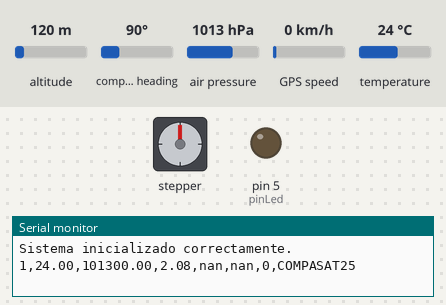
The sketch below on a simulated Arduino Uno, built with avr-gcc and run on an emulated ATmega328P. On the bench: stepper motor, output pins drawn as LEDs (lit = HIGH), the last lines printed to the serial monitor. Wiring (inferred from the names in the program): stepper motor (2048 steps per turn assumed): coils pin 3, pin 4, pin 6, pin 7. The test bench sets the inputs (shaded band); at power-on: altitude 120 m, compass heading 90°, air pressure 1013 hPa, GPS speed 0 km/h, temperature 24 °C. Storage starts empty; the GPS gets a fix after 3 s at 37.7749, -122.4194 with 8 satellites; pins used as bus, display or sensor lines are not drawn.

Above: at 0.2 s.
At 4.7 s:
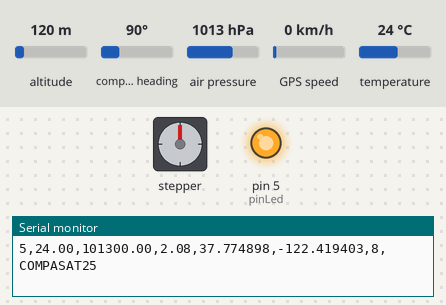
At 17.3 s:
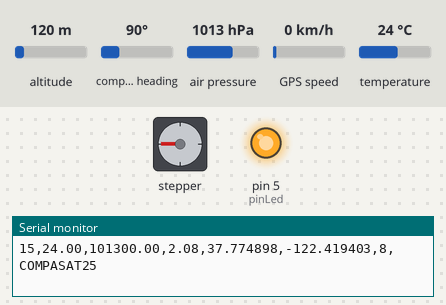
At 38.1 s:
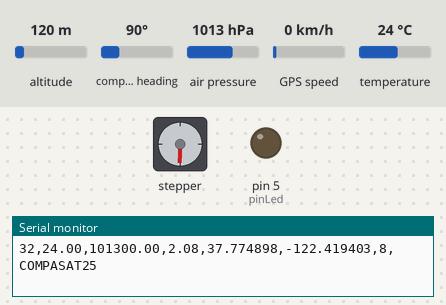
Timing chart, 0 to 40.0 s (numbered marks = the images above):
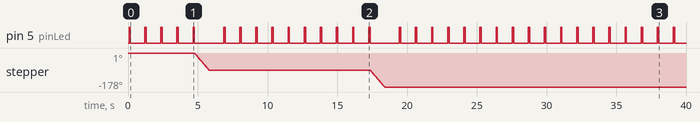

Measured:
- by itself, pin 5 (pinLed): LOW → HIGH at 0.07 s, → LOW 0.10 s later, → HIGH 1.0 s later, → LOW 0.10 s later, … (66 changes in this stretch)
- by itself, stepper: turns 89° counter-clockwise in 1.0 s, then 89° counter-clockwise in 1.0 s

The sketch:

COMPASAT25_v04_Stepper.ino
```cpp
#include <Wire.h>
#include <Adafruit_BMP280.h>
#include <SPI.h>
#include <SdFat.h>
#include <TinyGPS++.h>
#include <AltSoftSerial.h>

// Configuración para BMP280
Adafruit_BMP280 bmp;

// Configuración para SD utilizando SdFat
SdFat sd;
SdFile logFile;
const int chipSelect = 10; // Pin CS de la tarjeta SD

// Configuración de LED
int pinLed = 5; // Pin del LED indicador
int idPaquete = 1; // Contador de paquetes

// Configuración para GPS
AltSoftSerial altSerial; // Crear objeto AltSoftSerial
TinyGPSPlus gps; // Objeto de la librería TinyGPS++

// Configuración del motor paso a paso
const int motorPin1 = 3;
const int motorPin2 = 4;
const int motorPin3 = 6;
const int motorPin4 = 7;
int motorSpeed = 1000;
int stepCounter = 0;
int stepsPerRev = 4076;
int stepsPer90 = stepsPerRev / 4;
const int numSteps = 8;
const int stepsLookup[8] = { B1000, B1100, B0100, B0110, B0010, B0011, B0001, B1001 };

void setup() {
  // Inicialización del puerto serie
  Serial.begin(9600);
  while (!Serial);

  // Inicialización del BMP280
  if (!bmp.begin()) {
    Serial.println("Error: No se encontró el BMP280. Revisa el cableado.");
    while (1);
  }
  bmp.setSampling(Adafruit_BMP280::MODE_NORMAL,
                  Adafruit_BMP280::SAMPLING_X2,
                  Adafruit_BMP280::SAMPLING_X16,
                  Adafruit_BMP280::FILTER_X16,
                  Adafruit_BMP280::STANDBY_MS_500);

  // Inicialización de la tarjeta SD utilizando SdFat
  if (!sd.begin(chipSelect, SD_SCK_MHZ(50))) {
    Serial.println("Error: Inicialización de la tarjeta SD fallida.");
    while (1);
  }
  if (!logFile.open("COMPASAT.txt", O_CREAT | O_WRITE | O_APPEND)) {
    Serial.println("Error al crear o abrir el archivo en la SD.");
    while (1);
  }
  logFile.println("PAQ,TEMP.,PRES.,ALT.,LAT.,LON.,SAT.");
  logFile.close();

  // Inicialización del GPS
  altSerial.begin(9600); // Iniciar AltSoftSerial a 9600 baudios
    pinMode(motorPin1, OUTPUT);
    pinMode(motorPin2, OUTPUT);
    pinMode(motorPin3, OUTPUT);
    pinMode(motorPin4, OUTPUT);

  // Configuración del LED
  pinMode(pinLed, OUTPUT);

  Serial.println(F("Sistema inicializado correctamente."));
}

void loop() {
  // Leer datos del BMP280
  float temperatura = bmp.readTemperature();
  float presion = bmp.readPressure();
  float altitud = bmp.readAltitude(1013.25); // Ajusta según la presión a nivel del mar

  // Leer datos del GPS
  unsigned long start = millis();
  while (altSerial.available() > 0 && millis() - start < 100) { // Timeout after 100ms
      char c = altSerial.read();
      gps.encode(c);
  }

  float latitud = gps.location.isValid() ? gps.location.lat() : NAN;
  float longitud = gps.location.isValid() ? gps.location.lng() : NAN;
  int satelites = gps.satellites.isValid() ? gps.satellites.value() : 0;

  // Mostrar datos en el puerto serie
  Serial.print(idPaquete); Serial.print(",");
  Serial.print(temperatura); Serial.print(",");
  Serial.print(presion); Serial.print(",");
  Serial.print(altitud); Serial.print(",");
  Serial.print(latitud, 6); Serial.print(",");
  Serial.print(longitud, 6); Serial.print(",");
  Serial.print(satelites); Serial.print(",");
  Serial.println("COMPASAT25");

  // Escribir datos en la SD utilizando SdFat
  if (logFile.open("COMPASAT.txt", O_WRITE | O_APPEND)) {
    logFile.print(idPaquete); logFile.print(",");
    logFile.print(temperatura); logFile.print(",");
    logFile.print(presion); logFile.print(",");
    logFile.print(altitud); logFile.print(",");
    logFile.print(latitud, 6); logFile.print(",");
    logFile.print(longitud, 6); logFile.print(",");
    logFile.print(satelites); logFile.print(",");
    logFile.println("COMPASAT25");
    logFile.close();
  } else {
    Serial.println("Error al escribir en la SD.");
  }

  // Encender y apagar el LED
  digitalWrite(pinLed, HIGH);
  delay(100);
  digitalWrite(pinLed, LOW);

  if (idPaquete == 5 || idPaquete == 15) {
      moveStepper(stepsPer90, true);
  }

  // Incrementar ID del paquete y esperar
  idPaquete++;
  delay(1000);
}

void moveStepper(int steps, bool clockwise) {
    for (int i = 0; i < steps; i++) {
        if (clockwise) {
            stepCounter++;
            if (stepCounter >= numSteps) stepCounter = 0;
        } else {
            stepCounter--;
            if (stepCounter < 0) stepCounter = numSteps - 1;
        }
        setOutput(stepCounter);
        delayMicroseconds(motorSpeed);
    }
}

void setOutput(int step) {
    digitalWrite(motorPin1, bitRead(stepsLookup[step], 0));
    digitalWrite(motorPin2, bitRead(stepsLookup[step], 1));
    digitalWrite(motorPin3, bitRead(stepsLookup[step], 2));
    digitalWrite(motorPin4, bitRead(stepsLookup[step], 3));
}
```
